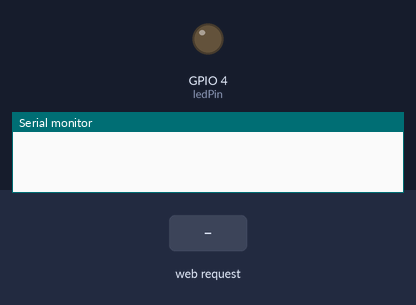
Simulated run of this sketch. Board: ESP32. Parts: output pins drawn as LEDs (lit = HIGH), the last lines printed to the serial monitor. Inputs (shaded band) come from the test bench. WiFi joins after 1.5 s; servers stay silent unless stated.

Above: at 1.2 s.
1.3 s: HTTP request GET /?L=1 received
At 2.6 s:
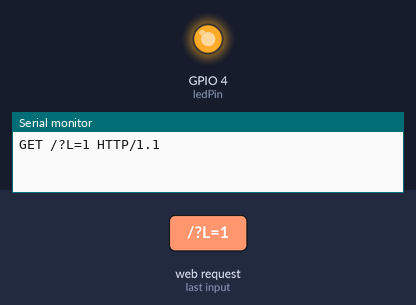
Timing chart, 0 to 4.3 s (numbered marks = the images above; inputs shaded):
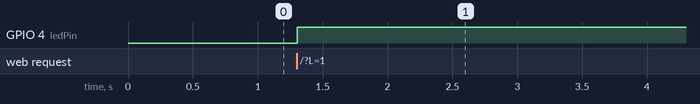

Measured:
- after the input at 1.3 s, GPIO 4 (ledPin): LOW → HIGH at once

The sketch:

Webserver.ino
```cpp
#include <SPI.h>
#include <WiFi.h>

char ssid[] = "";      //  your network SSID (name)
char pass[] = "";   // your network password
int keyIndex = 0;                 // your network key Index number (needed only for WEP)
int status = WL_IDLE_STATUS;
WiFiServer server(1025);  //server port


byte sampledata=50;            //some sample data - outputs 2 (ascii = 50 DEC)
int ledPin = 4;  // LED pin
char link[]="http://www.scienceprog.com/"; //link data
String readString = String(30); //string for fetching data from address
boolean LEDON = false; //LED status flag
void setup(){
//start Ethernet
  WiFi.begin(ssid, pass);
//Set pin 4 to output
  pinMode(ledPin, OUTPUT);
//enable serial datada print
  Serial.begin(9600);
}
void loop(){
// Create a client connection
  WiFiClient client = server.available();
  if (client) {
    while (client.connected()) {
   if (client.available()) {
    char c = client.read();
     //read char by char HTTP request
    if (readString.length() < 100)
      {
        //store characters to string
        readString += c; //replaces readString.append(c);
      }
        //output chars to serial port
        Serial.print(c);
        //if HTTP request has ended
        if (c == '\n') {
          //dirty skip of "GET /favicon.ico HTTP/1.1"
          if (readString.indexOf("?") <0)
          {
            //skip everything
          }
          else
          //lets check if LED should be lighted
        if(readString.indexOf("L=1") >0)//replaces if(readString.contains("L=1"))
           {
             //led has to be turned ON
             digitalWrite(ledPin, HIGH);    // set the LED on
             LEDON = true;
           }else{
             //led has to be turned OFF
             digitalWrite(ledPin, LOW);    // set the LED OFF
             LEDON = false;
           }
          // now output HTML data starting with standart header
          client.println("HTTP/1.1 200 OK");
          client.println("Content-Type: text/html");
          client.println();
          //set background to yellow
          client.print("<body style=background-color:yellow>");
          //send first heading
          client.println("<font color='red'><h1>HTTP test routines</font></h1>");
          client.println("<hr />");
          client.println("<hr />");
          //output some sample data to browser
          client.println("<font color='blue' size='5'>Sample data: ");
          client.print(sampledata);//lets output some data
          client.println("<br />");//some space between lines
          client.println("<hr />");
          //drawing simple table
          client.println("<font color='green'>Simple table: ");
          client.println("<br />");
          client.println("<table border=1><tr><td>row 1, cell 1</td><td>row 1, cell 2</td></tr>");
          client.println("<tr><td>row 2, cell 1</td><td>row 2, cell 2</td></tr></table>");
          client.println("<br />");
          client.println("<hr />");
          //printing some link
          client.println("<font color='blue' size='5'>Link: ");
          client.print("<a href=");
          client.print(link);
          client.println(">Visit Scienceprog!</a>");
          client.println("<br />");
          client.println("<hr />");
          //controlling led via checkbox
          client.println("<h1>LED control</h1>");
          //address will look like http://192.168.1.110/?L=1 when submited
          if (LEDON)
          client.println("<form method=get name=LED><input type=checkbox name=L value=1 CHECKED>LED<br><input type=submit value=submit></form>");
          else
          client.println("<form method=get name=LED><input type=checkbox name=L value=1>LED<br><input type=submit value=submit></form>");
          client.println("<br />");
          //printing LED status
          client.print("<font size='5'>LED status: ");
          if (LEDON)
              client.println("<font color='green' size='5'>ON");
          else
              client.println("<font color='grey' size='5'>OFF");
          client.println("<hr />");
          client.println("<hr />");
          client.println("</body></html>");
          //clearing string for next read
          readString="";
          //stopping client
          client.stop();
            }
          }
        }
      }
 }
```
